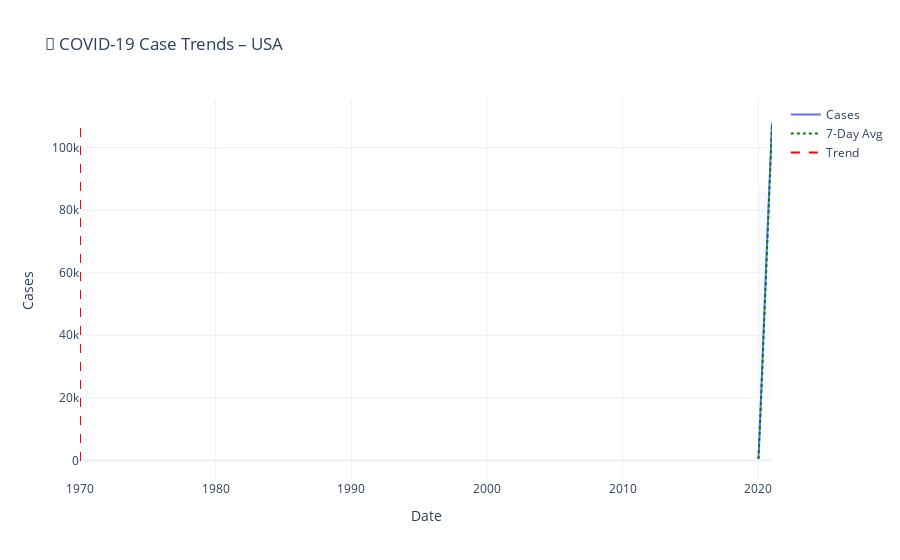

The notebook cell saved with this chart:
### Code cell
# 📈 Case 1: COVID Trend Dashboard (Line + Moving Average + Z-Band)

# USA daily trend
usa_df = covid_df[covid_df["Country"] == "USA"]
usa_df["Date"] = pd.to_datetime(usa_df["Date"])

fig1 = go.Figure()
trace = go.Scatter(x=usa_df["Date"], y=usa_df["Cases"], name="Cases", mode="lines")
fig1.add_trace(trace)

add_moving_average(fig1, usa_df["Date"], usa_df["Cases"], window=7, name="7-Day Avg")
add_zscore_band(fig1, usa_df["Date"], usa_df["Cases"], band=1)
add_trendline(fig1, usa_df["Date"].map(pd.Timestamp.toordinal), usa_df["Cases"], name="Trend")

fig1.update_layout(title="🦠 COVID-19 Case Trends – USA", xaxis_title="Date", yaxis_title="Cases")
fig1.show()

### Figure 1 — Plotly figure (JSON) as saved in the notebook; plotly's stock layout.template omitted (floating-point values rounded to 4 significant figures; data arrays with more than 128 entries replaced by an {"elided": "..."} marker saying what was removed)
{"data": [{"mode": "lines", "name": "Cases", "type": "scatter", "x": {"elided": "365 str values"}, "y": {"elided": "365 int values"}}, {"line": {"color": "green", "dash": "dot"}, "mode": "lines", "name": "7-Day Avg", "type": "scatter", "x": {"elided": "365 str values"}, "y": {"elided": "365 float values"}}, {"line": {"color": "red", "dash": "dash"}, "mode": "lines", "name": "Trend", "type": "scatter", "x": {"elided": "365 int values"}, "y": {"elided": "365 float values"}}], "layout": {"shapes": [{"fillcolor": "rgba(0,100,255,0.1)", "layer": "below", "line": {"width": 0}, "opacity": 0.3, "type": "rect", "x0": "2020-01-01T00:00:00", "x1": "2020-12-30T00:00:00", "xref": "x", "y0": 22820.0, "y1": 86120.0, "yref": "y"}], "title": {"text": "🦠 COVID-19 Case Trends – USA"}, "xaxis": {"title": {"text": "Date"}}, "yaxis": {"title": {"text": "Cases"}}}}
